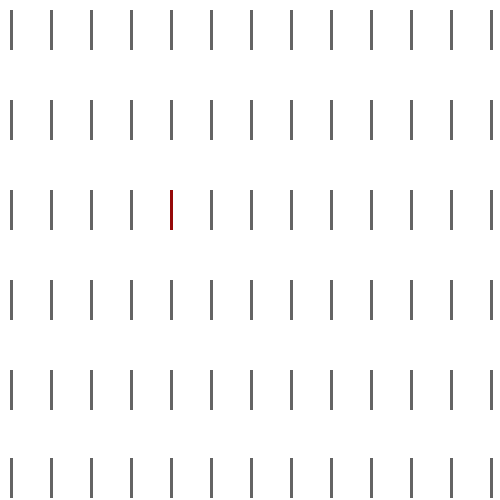
Frame 1 (no input)
Frame 60 (the mouse pressed at the canvas centre just before this capture): identical to frame 1, image omitted
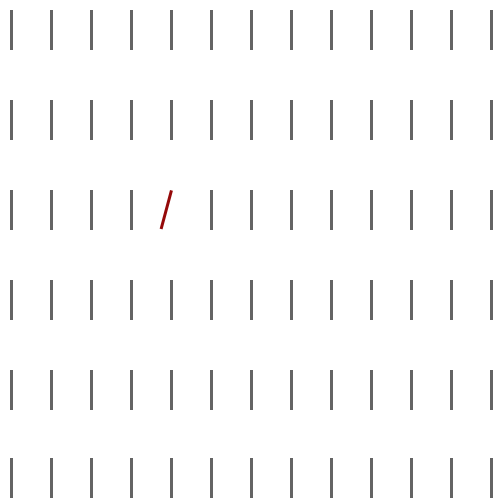
Frame 120 (the mouse held since frame 60 and released just before this capture)

The Processing sketch that drew these frames (run headless with seeded random() and noise(); from frame 60 on, the mouse is pressed at the canvas centre):

// Processing sketch: processing_119085
// ── processing_119085.pde

void setup()
{
size(500,500);
}

void draw()
{
background(255);
noStroke();
fill(100);
rect(10,10,3,40);
rect(50,10,3,40);
rect(90,10,3,40);
rect(130,10,3,40);
rect(170,10,3,40);
rect(210,10,3,40);
rect(250,10,3,40);
rect(290,10,3,40);
rect(330,10,3,40); 
rect(370,10,3,40);
rect(410,10,3,40);
rect(450,10,3,40);
rect(490,10,3,40);

rect(10,100,3,40);
rect(50,100,3,40);
rect(90,100,3,40);
rect(130,100,3,40);
rect(170,100,3,40);
rect(210,100,3,40);
rect(250,100,3,40);
rect(290,100,3,40);
rect(330,100,3,40); 
rect(370,100,3,40);
rect(410,100,3,40);
rect(450,100,3,40);
rect(490,100,3,40);

rect(10,190,3,40);
rect(50,190,3,40);
rect(90,190,3,40);
rect(130,190,3,40);

rect(210,190,3,40);
rect(250,190,3,40);
rect(290,190,3,40);
rect(330,190,3,40); 
rect(370,190,3,40);
rect(410,190,3,40);
rect(450,190,3,40);
rect(490,190,3,40);

rect(10,280,3,40);
rect(50,280,3,40);
rect(90,280,3,40);
rect(130,280,3,40);
rect(170,280,3,40);
rect(210,280,3,40);
rect(250,280,3,40);
rect(290,280,3,40);
rect(330,280,3,40); 
rect(370,280,3,40);
rect(410,280,3,40);
rect(450,280,3,40);
rect(490,280,3,40);

rect(10,370,3,40);
rect(50,370,3,40);
rect(90,370,3,40);
rect(130,370,3,40);
rect(170,370,3,40);
rect(210,370,3,40);
rect(250,370,3,40);
rect(290,370,3,40);
rect(330,370,3,40); 
rect(370,370,3,40);
rect(410,370,3,40);
rect(450,370,3,40);
rect(490,370,3,40);

rect(10,458,3,40);
rect(50,458,3,40);
rect(90,458,3,40);
rect(130,458,3,40);
rect(170,458,3,40);
rect(210,458,3,40);
rect(250,458,3,40);
rect(290,458,3,40);
rect(330,458,3,40); 
rect(370,458,3,40);
rect(410,458,3,40);
rect(450,458,3,40);
rect(490,458,3,40);

translate(170,190);
float winkel = map(mouseX,0,500,0,radians(30));
rotate(winkel);
  fill(149,9,9);
  rect(0,0,3,40);
}
